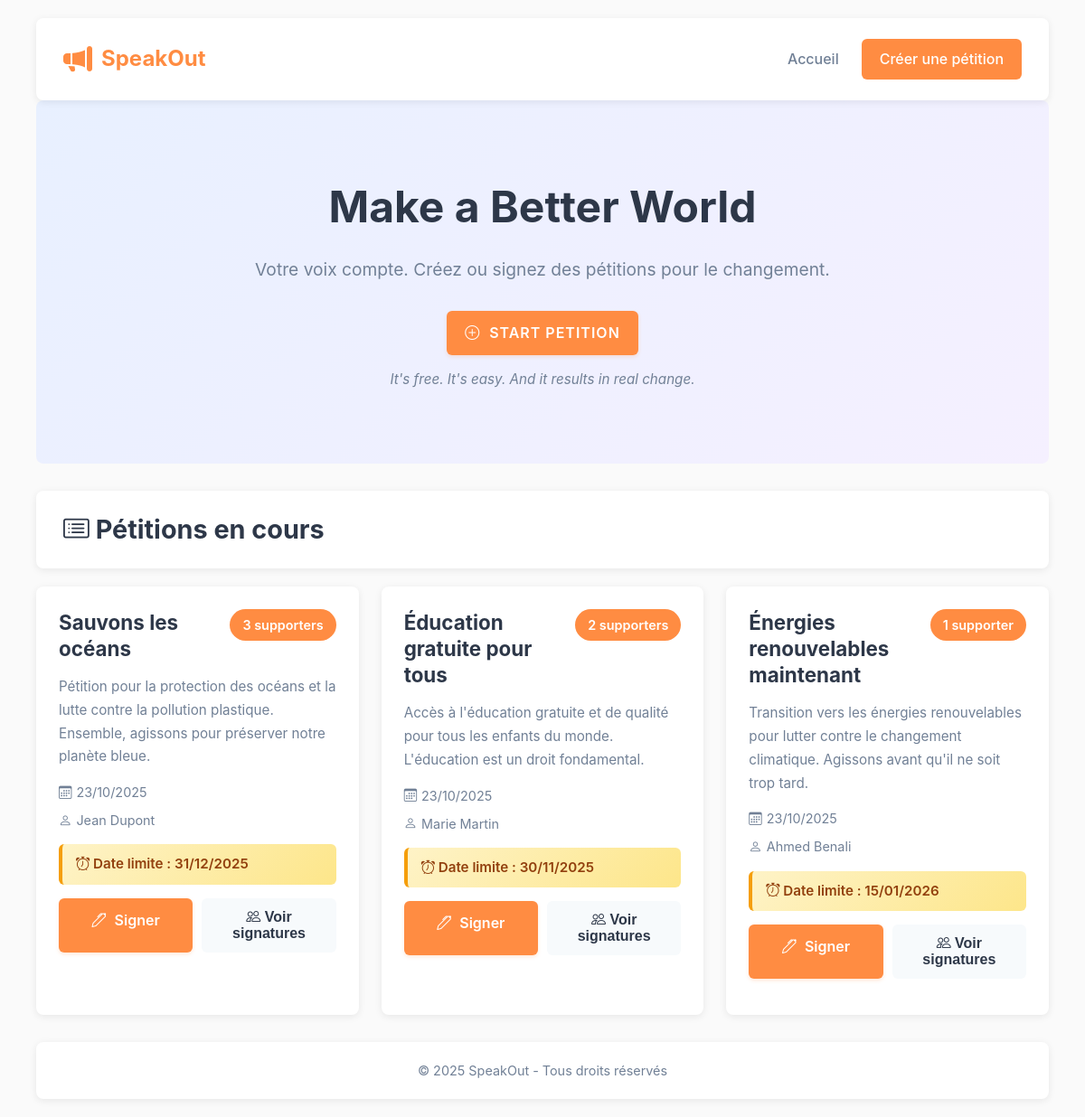
The page / on the database its author committed.
### tables this page shows
CREATE TABLE IF NOT EXISTS Petition (
    IDP INT PRIMARY KEY AUTO_INCREMENT,
    TitreP VARCHAR(255) NOT NULL,
    DescriptionP TEXT NOT NULL,
    DateAjoutP DATETIME DEFAULT CURRENT_TIMESTAMP,
    DateFinP DATE NULL,
    NomPorteurP VARCHAR(100) NOT NULL,
    Email VARCHAR(100) NOT NULL
);

### config.php (called while the page is built, shortened)
<?php
function e($string) {
    return htmlspecialchars($string, ENT_QUOTES, 'UTF-8');
}
?>

### index.php (the view, shortened to what this page needs)
<?php
require_once 'config.php';
$conn = getConnection();
$sql = "SELECT p.*, COUNT(s.IDS) as nb_signatures
        FROM Petition p
        LEFT JOIN Signature s ON p.IDP = s.IDP
        GROUP BY p.IDP
        ORDER BY p.DateAjoutP DESC";
$result = $conn->query($sql);
$petitions = [];
while ($row = $result->fetch_assoc()) {
    $petitions[] = $row;
}
?>
<!DOCTYPE html>
<html lang="fr">
<head>
    <link rel="stylesheet" href="https://cdn.jsdelivr.net/npm/bootstrap-icons@1.11.3/font/bootstrap-icons.min.css">
    <link rel="stylesheet" href="css/style.css">
</head>
<body>
    <div class="container">
        <header class="header">
            <div class="header-content">
                <div class="logo">
                    <i class="bi bi-megaphone-fill"></i>
                    <span>SpeakOut</span>
                </div>
                <nav class="header-nav">
                    <a href="index.php">Accueil</a>
                    <a href="petition.php" class="btn-nav-primary">Créer une pétition</a>
                </nav>
            </div>
        </header>
        <section class="hero">
            <h1>Make a Better World</h1>
            <p class="hero-subtitle">Votre voix compte. Créez ou signez des pétitions pour le changement.</p>
            <a href="petition.php" class="btn btn-primary btn-hero">
                <i class="bi bi-plus-circle"></i> START PETITION
            </a>
            <p class="hero-tagline">It's free. It's easy. And it results in real change.</p>
        </section>
        <main class="main-content">
            <div class="section-header">
                <h2><i class="bi bi-card-list"></i> Pétitions en cours</h2>
            </div>
            <div class="petitions-grid" data-last-check="<?php echo date('Y-m-d H:i:s'); ?>">
                <?php if(empty($petitions)): ?>
                    <div class="empty-state">
                        <p><i class="bi bi-inbox"></i> Aucune pétition disponible pour le moment.</p>
                        <p>Soyez le premier à créer une pétition !</p>
                    </div>
                <?php else: ?>
                    <?php foreach($petitions as $petition): ?>
                    <div class="petition-card" data-id="<?php echo $petition['IDP']; ?>">
                        <div class="petition-header">
                            <h3><?php echo e($petition['TitreP']); ?></h3>
                            <span class="badge">
                                <?php echo $petition['nb_signatures']; ?>
                                <?php echo $petition['nb_signatures'] > 1 ? 'supporters' : 'supporter'; ?>
                            </span>
                        </div>
                        <p class="petition-description">
                            <?php
                            $desc = $petition['DescriptionP'];
                            echo e(strlen($desc) > 150 ? substr($desc, 0, 150) . '...' : $desc);
                            ?>
                        </p>
                        <div class="petition-meta">
                            <span class="meta-item">
                                <i class="bi bi-calendar3"></i> <?php echo date('d/m/Y', strtotime($petition['DateAjoutP'])); ?>
                            </span>
                            <span class="meta-item">
                                <i class="bi bi-person"></i> <?php echo e($petition['NomPorteurP']); ?>
                            </span>
                        </div>
                        <?php if($petition['DateFinP'] && strtotime($petition['DateFinP']) >= time()): ?>
                        <div class="deadline">
                            <i class="bi bi-alarm"></i> Date limite : <?php echo date('d/m/Y', strtotime($petition['DateFinP'])); ?>
                        </div>
                        <?php endif; ?>
                        <div class="card-actions">
                            <a href="signature.php?id=<?php echo $petition['IDP']; ?>" class="btn btn-primary">
                                <i class="bi bi-pen"></i> Signer
                            </a>
                            <button class="btn btn-secondary" onclick="toggleSignatures(<?php echo $petition['IDP']; ?>)">
                                <i class="bi bi-people"></i> Voir signatures
                            </button>
                        </div>
                    </div>
                    <?php endforeach; ?>
                <?php endif; ?>
            </div>
        </main>
        <footer class="footer">
            <p>&copy; 2025 SpeakOut - Tous droits réservés</p>
        </footer>
    </div>
</body>
</html>

### rows shown on the page
petition: TitreP "Sauvons les océans", nb_signatures "3", shows "supporters", DescriptionP "Pétition pour la protection des océans et la lutte contre la pollution plastique. Ensemble, agissons pour préserver notre planète bleue.", DateAjoutP "23/10/2025", NomPorteurP "Jean Dupont", DateFinP "31/12/2025"
petition: TitreP "Éducation gratuite pour tous", nb_signatures "2", shows "supporters", DescriptionP "Accès à l'éducation gratuite et de qualité pour tous les enfants du monde. L'éducation est un droit fondamental.", DateAjoutP "23/10/2025", NomPorteurP "Marie Martin", DateFinP "30/11/2025"
petition: TitreP "Énergies renouvelables maintenant", nb_signatures "1", shows "supporter", DescriptionP "Transition vers les énergies renouvelables pour lutter contre le changement climatique. Agissons avant qu'il ne soit trop tard.", DateAjoutP "23/10/2025", NomPorteurP "Ahmed Benali", DateFinP "15/01/2026"
